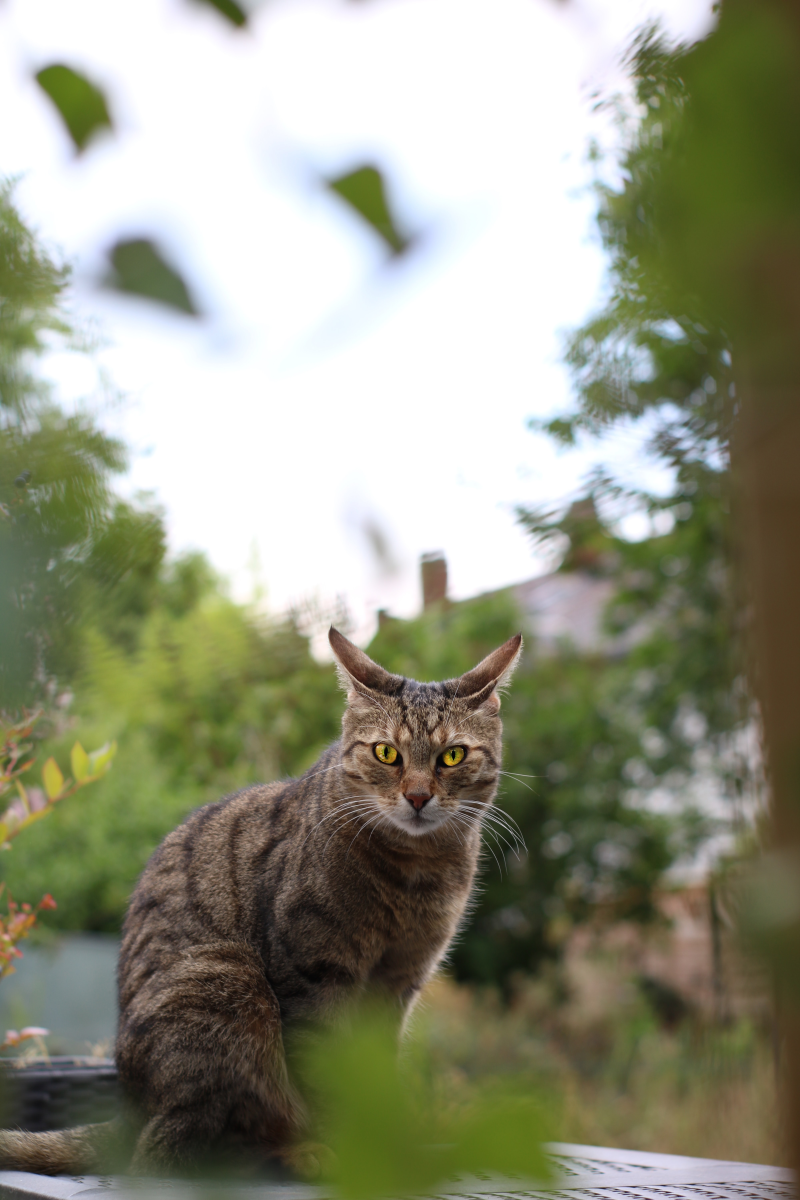
#> input picture catHD.jpg, 4000 x 6000 px (shown at 1/5 size)
$ jupyter execute --allow-errors 'LAB 1.ipynb'   (older library calls are emulated)   (text cells are left out)
#> lines starting #> are read from the running program, lines starting #| are printed output that depends on the picture
[cell 1]
import cv2

[cell 2]
grayscaleimg = cv2.imread("Lenna.png",0)
unchanged    = cv2.imread("Lenna.png",-1)
color        = cv2.imread("Lenna.png",1)
print("press A to close the windows")
cv2.imshow("GrayScale image",grayscaleimg)
cv2.imshow("Unchanged",unchanged)
cv2.imshow("Color",color)
cv2.waitKey(0)
cv2.destroyAllWindows()

a=input("enter how to save the input")
#> the answer given: out.png
cv2.imwrite(a+"1"+".jpg",grayscaleimg)
cv2.imwrite(a+"2"+".png",unchanged)
cv2.imwrite(a+"3"+".png",color)
#> Out = True

[cell 3]
# Resize to 450,550
img=cv2.imread("catHD.jpg")
#> img is the input picture: shape (6000, 4000, 3); mean B, G, R 129.1, 148.8, 147.4
width = 450
height = 550
dim = (width, height)
resized = cv2.resize(img, dim, interpolation = cv2.INTER_AREA)
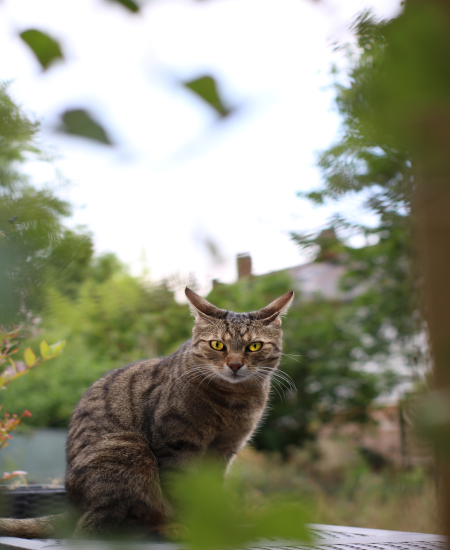
#> resized: shape (550, 450, 3); mean B, G, R 129.1, 148.8, 147.4
cv2.imshow("Resized image", resized)
#only hieght
onlyheight=450
dim=resized.shape
#> dim = (550, 450, 3)
print(dim)
#| (550, 450, 3)
resized1 = cv2.resize(img, (dim[1],onlyheight), interpolation = cv2.INTER_AREA)
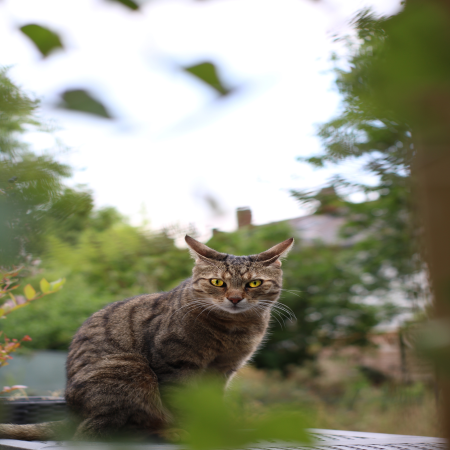
#> resized1: shape (450, 450, 3); mean B, G, R 129.1, 148.8, 147.4
cv2.imshow("Only Height Resized", resized1)
cv2.waitKey(0)
cv2.destroyAllWindows()

scale_percent = 60
width = int(img.shape[1] * scale_percent / 100)
#> width = 2400
height = int(img.shape[0] * scale_percent / 100)
#> height = 3600
dim = (width, height)
#> dim = (2400, 3600)
resized = cv2.resize(img, dim, interpolation = cv2.INTER_AREA)
#> resized: shape (3600, 2400, 3)
cv2.imshow("Resized image", resized)
cv2.waitKey(0)
cv2.destroyAllWindows()

[cell 4]
img1 = cv2.imread('HDimage1.jpg')
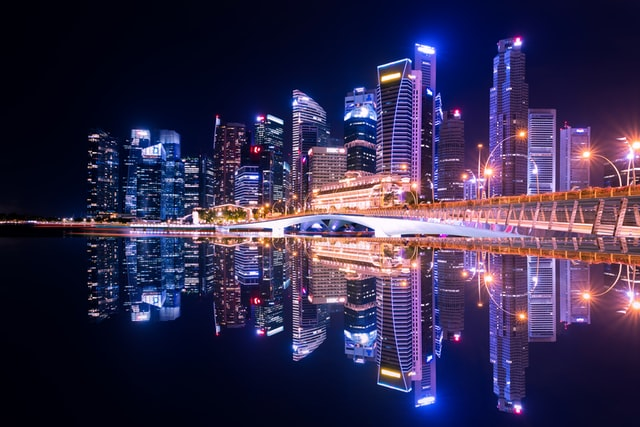
#> input picture HDimage1.jpg, 640 x 427 px
#> img1 is the input picture: shape (427, 640, 3); mean B, G, R 77.5, 44.3, 53.7
img2 = cv2.imread('Lenna.png')
dim=img1.shape
#> dim = (427, 640, 3)
print(dim)
#| (427, 640, 3)
img2 = cv2.resize(img,(dim[1],dim[0]),interpolation = cv2.INTER_AREA)
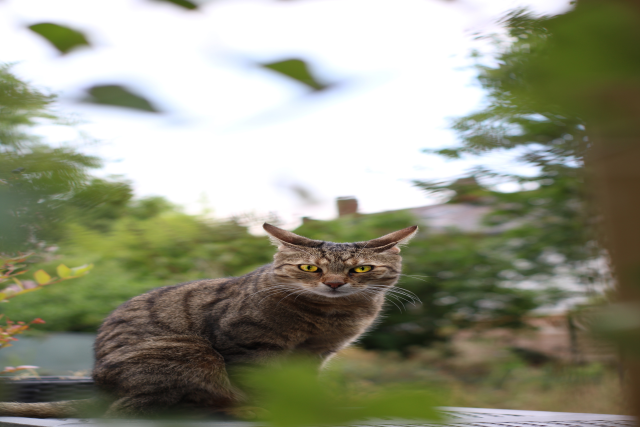
#> img2: shape (427, 640, 3); mean B, G, R 129.1, 148.8, 147.4
dst = cv2.addWeighted(img1,0.4,img2,0.6,0)
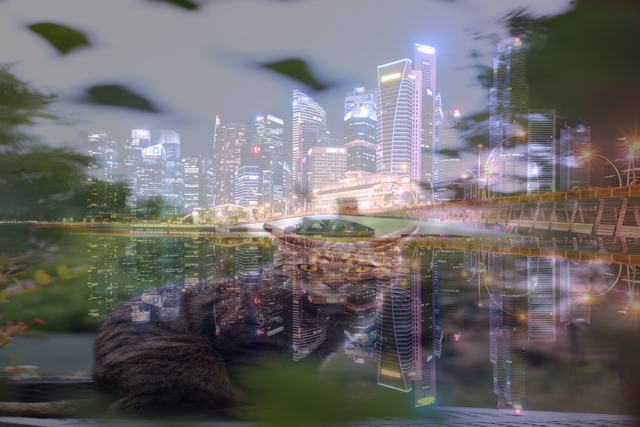
#> dst: shape (427, 640, 3); mean B, G, R 108.5, 107, 109.9
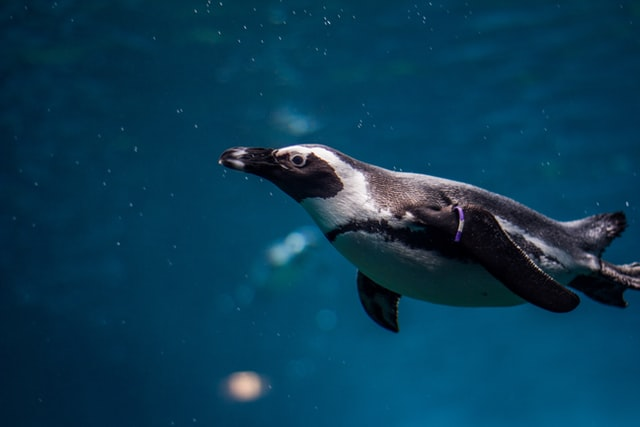
#> input picture HDimage2.jpg, 640 x 427 px, given in place of the camera
#> further down, frame is the input picture: shape (427, 640, 3); mean B, G, R 86.2, 60.2, 9
cv2.imshow('dst',dst)
cv2.waitKey(0)
cv2.destroyAllWindows()

[cell 5]
import cv2
img     = cv2.imread('Lenna.png')
#> (the rest of this cell did not finish here and is left out)

[cell 6]
import cv2
import matplotlib.pyplot as plt
img = cv2.imread('Lenna.png')
#> (the rest of this cell did not finish here and is left out)

#> (a cell that did not finish here is left out)

#> (a cell that did not finish here is left out)

#> (a cell that did not finish here is left out)

#> (a cell that did not finish here is left out)

#> (a cell that did not finish here is left out)

#> (a cell that did not finish here is left out)

[cell 13]
import numpy as np
import cv2
def sketch(image):
    img_gray = cv2.cvtColor(image, cv2.COLOR_BGR2GRAY)
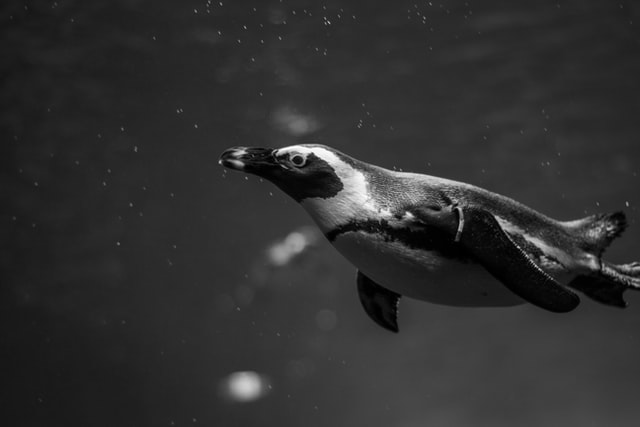
#> img_gray: shape (427, 640); min 0, max 255, mean 47.8
    img_gray_blur = cv2.GaussianBlur(img_gray,(5,5),0)
    canny_edges = cv2.Canny(img_gray_blur, 10, 70)
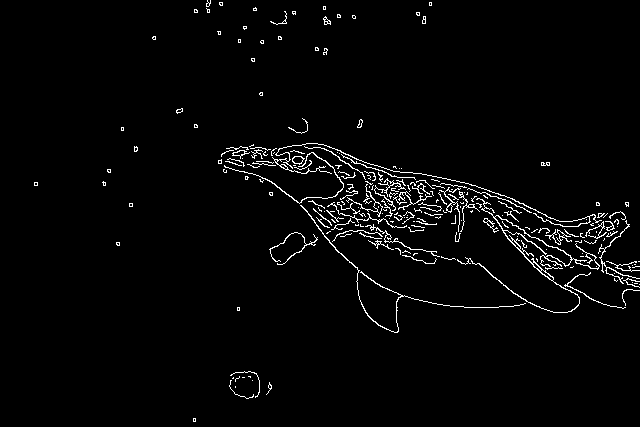
#> canny_edges: shape (427, 640); 2.5% white in thin lines or dots
    ret, mask = cv2.threshold(canny_edges,70,255,cv2.THRESH_BINARY)
    return mask
cap = cv2.VideoCapture(0)
while True:
    ret, frame = cap.read()
    cv2.imshow('Our Live Sketch', sketch(frame))
    if cv2.waitKey(1)==13:
#> (key Esc is pressed here)
        break
cap.release()
cv2.waitKey(0)
cv2.destroyAllWindows()
